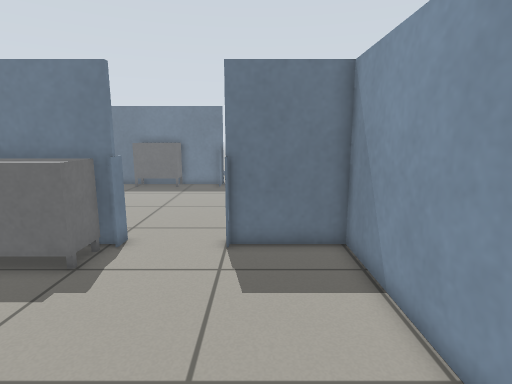
view 1 (above)

20 first-person views from a walk through a Gazebo world. The camera is 0.9 m above the floor, tilts 10° down and sees 80° across. Floor lines are 1 m apart. The floor is counted in squares, 0.25 m on a side. Each view is taken from the middle of a square. On the plan, view 1 faces up. The plan holds only what a view shows up to about 20 squares ahead; the rest is blank. The place goes on beyond the plan.

view 2
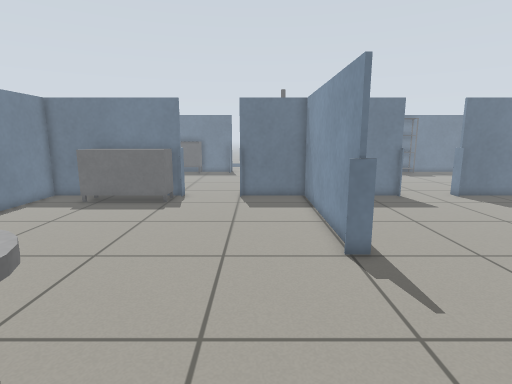

view 3
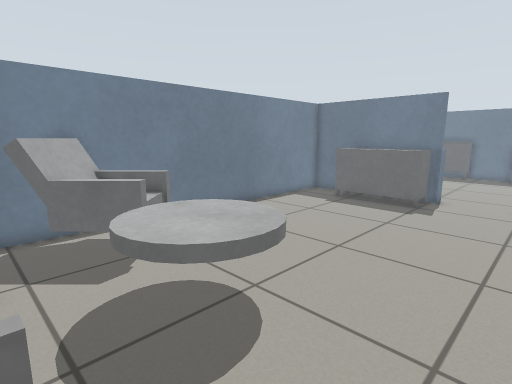

view 4
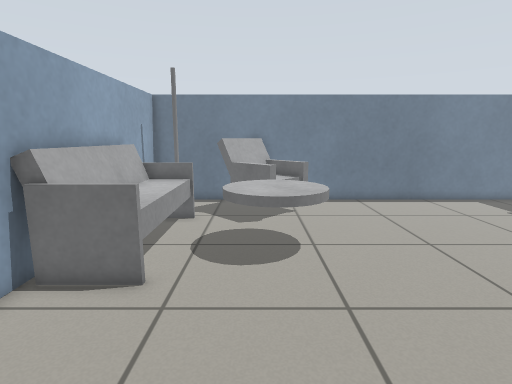

view 5
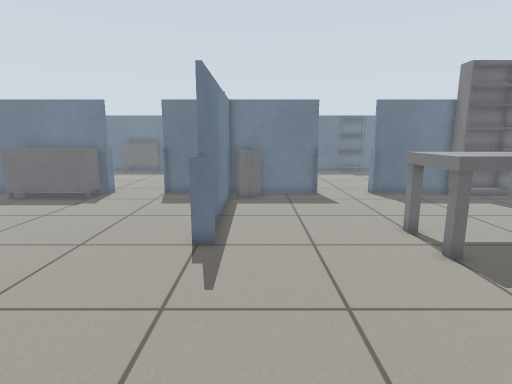

view 6
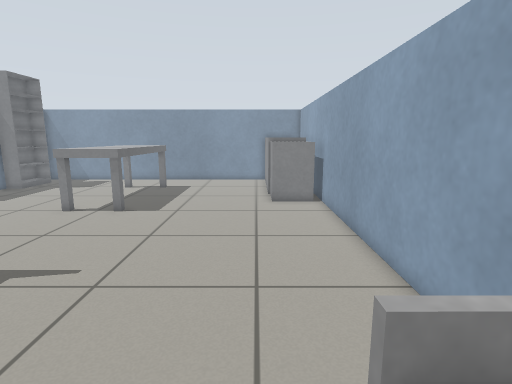

view 7
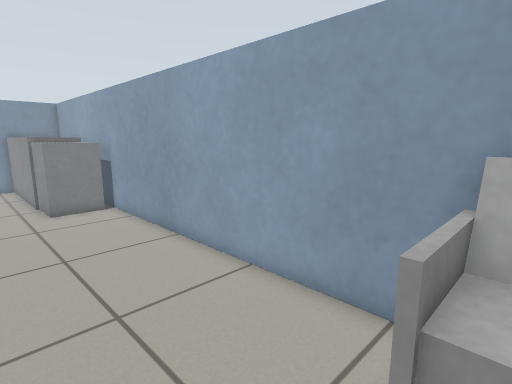

view 8
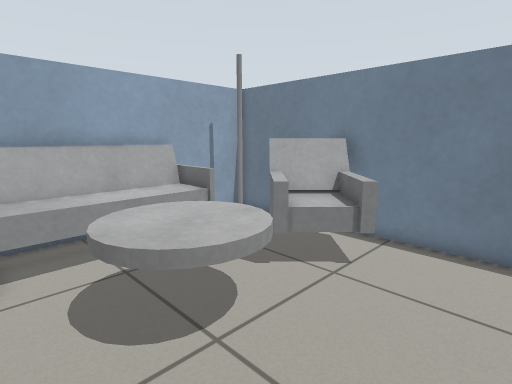

view 9
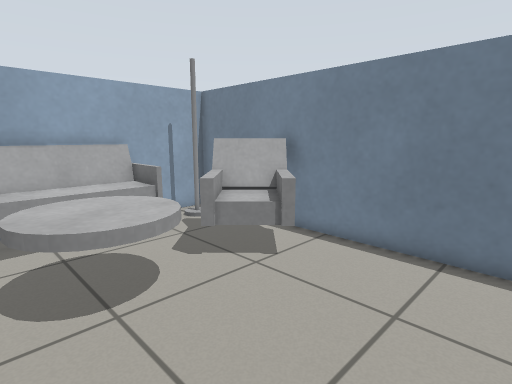

view 10
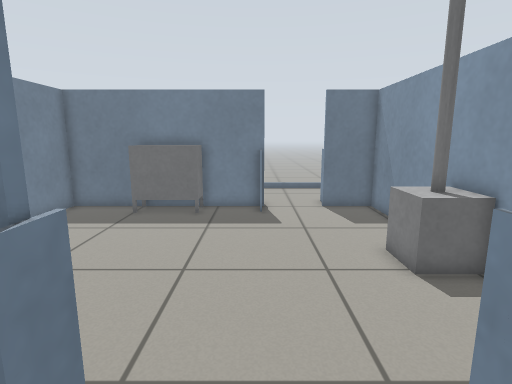

view 11
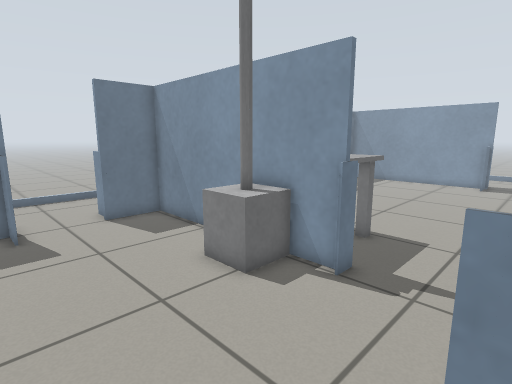

view 12
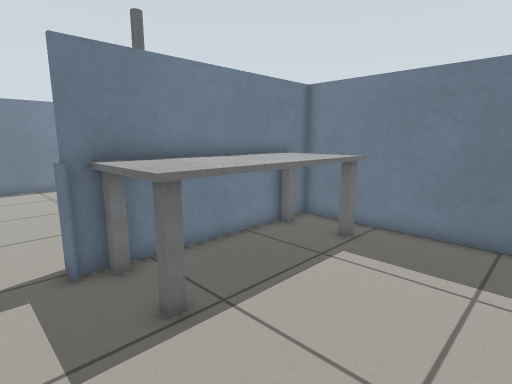

view 13
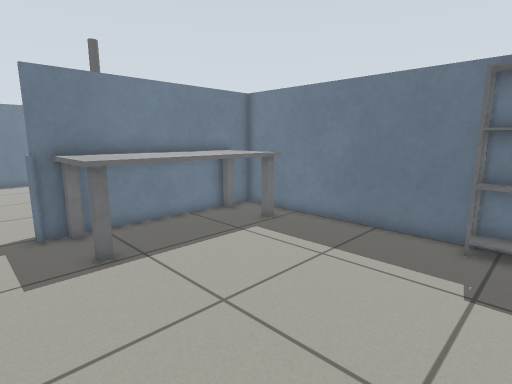

view 14
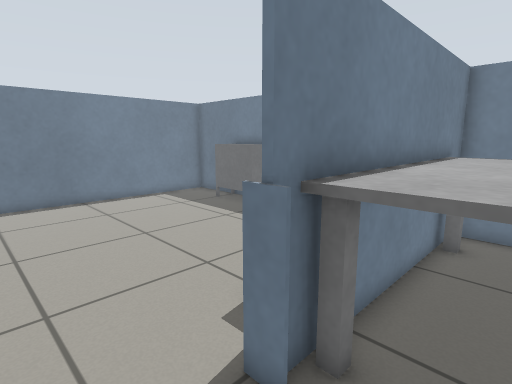

view 15
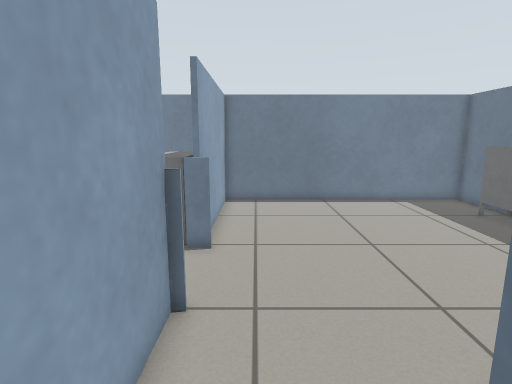

view 16
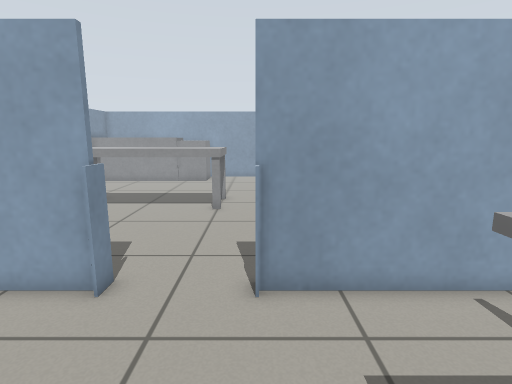

view 17
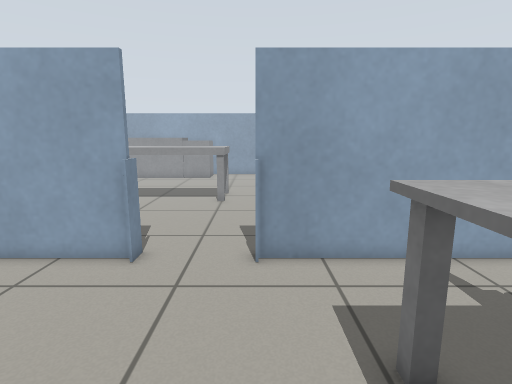

view 18
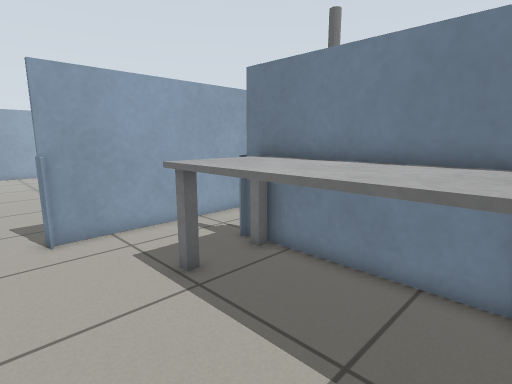

view 19
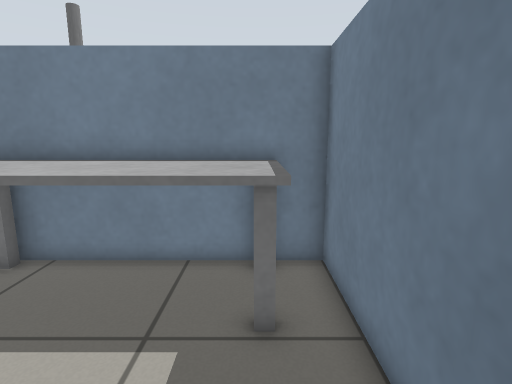

view 20
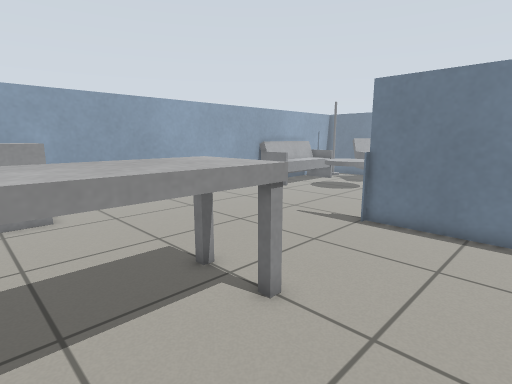

### Floor plan
Points are (right, up) in squares from view 1. A wall is a line through its corners. A room is listed if a view was taken in it or the views show most of it. See-through windows are left out.
Room 1 (views 1, 2, 3, 4, 5, 6, 7, 8, 9, 10, 11, 20)
walls: (3.1, 0.1) (3.1, 10) (-1, 10); (-4.6, 10) (-12.8, 10); (9, 10) (3.4, 10) (3.4, 0.1) (2.8, 0.1); (-4.6, 10.6) (-4.6, 9.6); (16.5, 10) (12.6, 10); (-12.8, 10.1) (-12.8, -11.8) (16.5, -11.8)
low walls: (-1, 10) (-1, 10.6)
ways out: opening at (13, 10.5) to room 2; opening at (-3, 10.5) to room 3
objects: chair (-12, -8) to (-8, -4); lamp (-11, -10); table (-10, 8) to (-5, 9); sofa (-9, -11) to (-2, -9); grey cylinder (-7, -7) to (-4, -4); bin (4, 8) to (5, 9); table (11, -1) to (16, 2); grey box (13, -11) to (15, -9); counter (16, -11) to (16, -9)
Room 2 (views 12, 13, 14, 15, 16, 17, 18, 19)
walls: (9, 10.6) (9, 9.6); (3.4, 15.6) (3.4, 13.9); (3.8, 13.8) (3.1, 13.8); (12.6, 10.2) (16.5, 10.2); (12.6, 9.6) (12.6, 10.6); (14.6, 24) (3.4, 24) (3.4, 17.4); (2.4, 10.2) (9.1, 10.2)
ways out: opening at (13, 10.5) to room 1; opening at (3, 14) to room 3
objects: desk (4, 15) to (7, 23); shelf (14, 23) to (15, 24)
Room 3 (no view inside)
walls: (-2.5, 24) (-12.8, 24) (-12.8, 10.1); (-1, 10.2) (2.4, 10.2); (3.1, 17.4) (3.1, 24) (0.5, 24); (3.1, 13.8) (3.1, 15.5); (-12.8, 10.2) (-4.6, 10.2)
low walls: (-2.8, 22.6) (-2.8, 24)
ways out: opening at (-3, 10.5) to room 1; opening at (3, 14) to room 2; opening at (-1, 24.5)
objects: cabinet (-9, 22) to (-6, 23); other object (1, 16) to (3, 17)

Where each view was taken, in squares from view 1:
view 1: 0 up, 0 right, facing up
view 2: 9 down, 0 right, facing up
view 3: 9 down, 0 right, facing up-left
view 4: 6 down, 5 right, facing left
view 5: 10 down, 5 right, facing up
view 6: 8 down, 4 left, facing right
view 7: 6 down, 3 left, facing down-right
view 8: 0 up, 2 left, facing down-left
view 9: 2 up, 3 left, facing down-left
view 10: 8 up, 3 left, facing up
view 11: 10 up, 4 left, facing up-right
view 12: 12 up, 12 right, facing up-left
view 13: 12 up, 16 right, facing up-left
view 14: 11 up, 6 right, facing up-left
view 15: 12 up, 5 right, facing left
view 16: 17 up, 9 right, facing down
view 17: 19 up, 9 right, facing down
view 18: 22 up, 11 right, facing down-left
view 19: 22 up, 12 right, facing left
view 20: 6 up, 16 right, facing down-left
